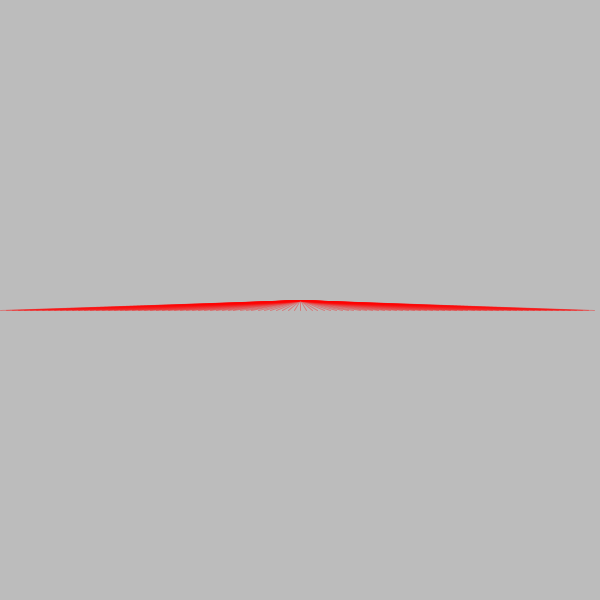
Frame 1 (no input)
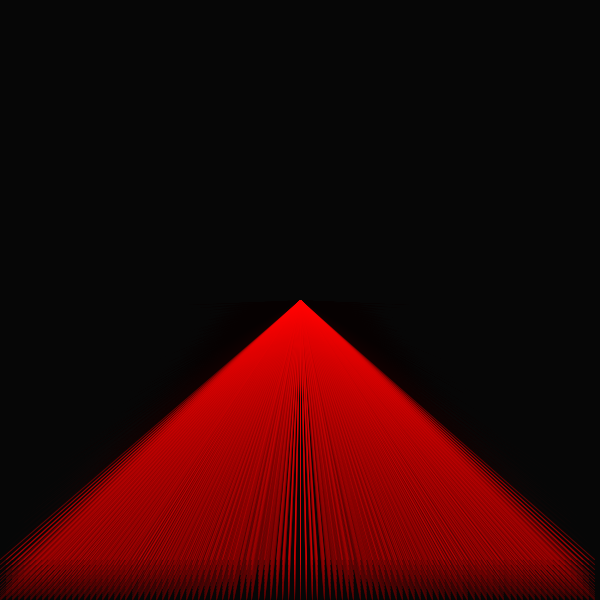
Frame 60 (the mouse pressed at the canvas centre just before this capture)
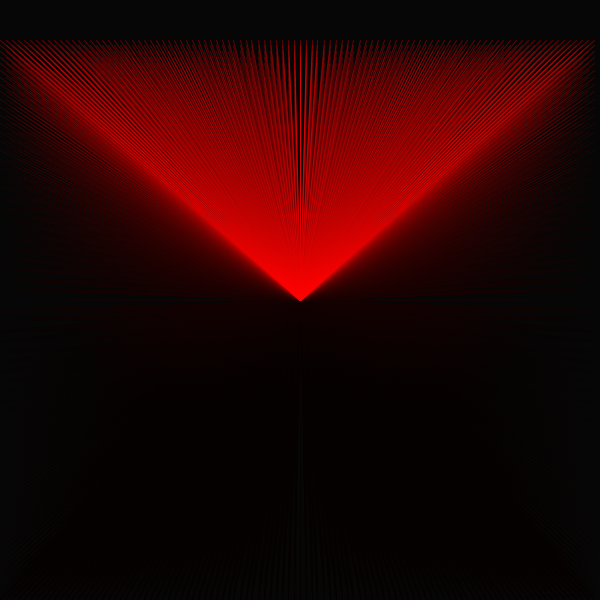
Frame 120 (the mouse held since frame 60 and released just before this capture)

The Processing sketch that drew these frames (run headless with seeded random() and noise(); from frame 60 on, the mouse is pressed at the canvas centre):

// Processing sketch: ejemplo_laser_lineas_2D
// ── ejemplo_laser_lineas_2D.pde
// este es un ejemplo igual a ejemplo_laser_simple_2D pero con varias líneas dibujadas en lugar de una figura

void setup() {
  size(600, 600);  
  noStroke();
}


void draw() {
  fill(0, 20);
  noStroke();
  rect(0, 0, width, height);
  stroke(255, 0, 0, 90);

  float y = map(sin(radians(frameCount*2)), -1, 1, 0, height);

  // en lugar de dibujar un triángulo dibujo 100 lineas que configuran una superficie triangular

  int line_count = 100;
  for (int i = 0; i < line_count; i ++) {
    line(map(i, 0, line_count, 0, width), y, width/2, height/2);
  }

  // y todo junto da la sensación de 100 lineas de laser saliendo del mismo punto barriendo una pared de arriba a abajo
}
